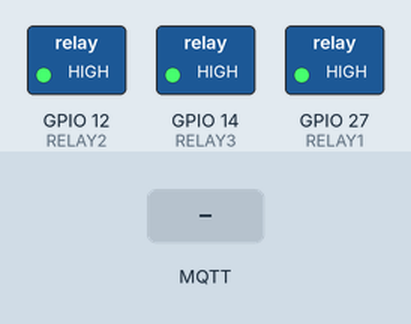
Bench run of a sketch on a simulated ESP32. On the bench: switched loads named in the sketch (green lamp = pin HIGH). The test bench sets the inputs (shaded band). WiFi joins after 1.5 s; servers stay silent unless stated; no MQTT or app messages arrive unless stated; what the sketch prints to the serial monitor is not drawn.

Above: at 3.7 s.
3.8 s: MQTT message "ON" arrives on the first subscribed topic
At 4.1 s:
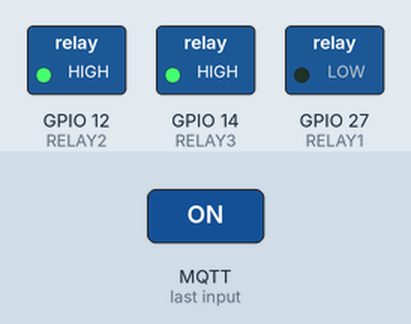
5.3 s: MQTT message "ON" arrives on the second subscribed topic
At 6.5 s:
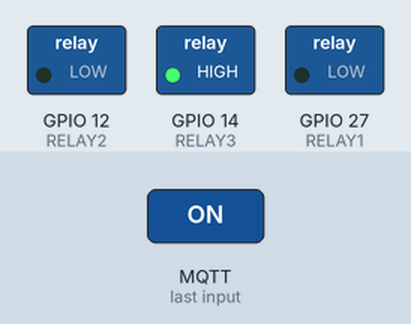
6.8 s: MQTT message "iot/carga1" arrives on the first subscribed topic
At 7.6 s:
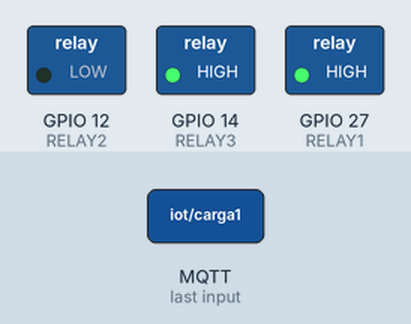
8.3 s: MQTT message "ON" arrives on the third subscribed topic
At 8.8 s:
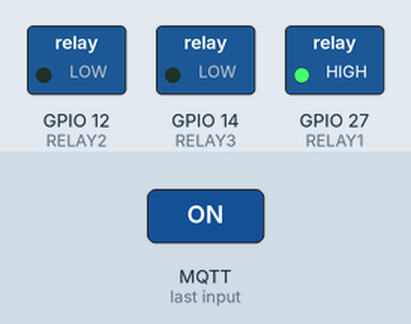
9.8 s: MQTT message "1" arrives on the second subscribed topic
At 11.0 s:
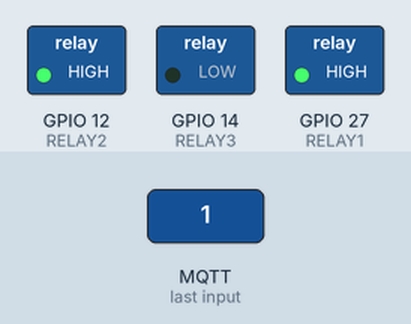
11.3 s: MQTT message "iot/carga1" arrives on the third subscribed topic
At 12.3 s:
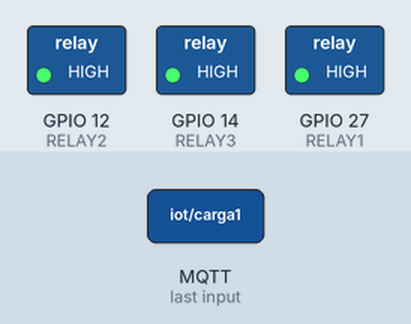
Timing chart, 0 to 13.8 s (numbered marks = the images above; inputs shaded):
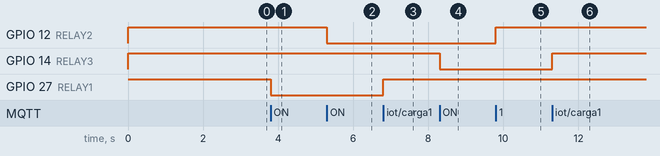

Measured:
- after the input at 3.8 s, GPIO 27 (RELAY1): HIGH → LOW at once
- after the input at 5.3 s, GPIO 12 (RELAY2): HIGH → LOW at once
- after the input at 6.8 s, GPIO 27 (RELAY1): LOW → HIGH at once
- after the input at 8.3 s, GPIO 14 (RELAY3): HIGH → LOW at once
- after the input at 9.8 s, GPIO 12 (RELAY2): LOW → HIGH at once
- after the input at 11.3 s, GPIO 14 (RELAY3): LOW → HIGH at once

The sketch:

projF.ino
```cpp
#include <WiFi.h>
#include <PubSubClient.h>

// Pines de relés
#define RELAY1 27
#define RELAY2 12
#define RELAY3 14

// WiFi
const char* ssid = "galileo";
const char* password = "";

// MQTT
const char* mqtt_server = "galiot.galileo.edu";
const char* mqtt_user = "monair";
const char* mqtt_pass = "MONair2023";

WiFiClient espClient;
PubSubClient client(espClient);

void setup_wifi() {
  delay(1000);
  Serial.println("Conectando a WiFi...");
  WiFi.begin(ssid, password);

  while (WiFi.status() != WL_CONNECTED) {
    delay(500);
    Serial.print(".");
  }

  Serial.println("\nWiFi conectado!");
  Serial.print("IP: ");
  Serial.println(WiFi.localIP());
}

void callback(char* topic, byte* payload, unsigned int length) {
  String message = "";
  for (unsigned int i = 0; i < length; i++) {
    message += (char)payload[i];
  }

  Serial.print("Mensaje recibido [");
  Serial.print(topic);
  Serial.print("]: ");
  Serial.println(message);

  if (String(topic) == "iot/carga1") {
    digitalWrite(RELAY1, message == "ON" ? LOW : HIGH);
    Serial.println("Carga 1 actualizada");
  } else if (String(topic) == "iot/carga2") {
    digitalWrite(RELAY2, message == "ON" ? LOW : HIGH);
    Serial.println("Carga 2 actualizada");
  } else if (String(topic) == "iot/carga3") {
    digitalWrite(RELAY3, message == "ON" ? LOW : HIGH);
    Serial.println("Carga 3 actualizada");
  }
}

void reconnectMQTT() {
  while (!client.connected()) {
    Serial.println("Conectando a MQTT...");
    if (client.connect("ESP32Johan", mqtt_user, mqtt_pass)) {
      Serial.println("¡Conectado a MQTT!");

      client.subscribe("iot/carga1");
      client.subscribe("iot/carga2");
      client.subscribe("iot/carga3");
    } else {
      Serial.print("Fallo, rc=");
      Serial.println(client.state());
      Serial.println("Intentando de nuevo en 1s...");
      delay(1000);
    }
  }
}

void setup() {
  Serial.begin(115200);

  pinMode(RELAY1, OUTPUT);
  pinMode(RELAY2, OUTPUT);
  pinMode(RELAY3, OUTPUT);

  digitalWrite(RELAY1, HIGH);  // Apagado por defecto
  digitalWrite(RELAY2, HIGH);
  digitalWrite(RELAY3, HIGH);

  setup_wifi();

  client.setServer(mqtt_server, 1883);
  client.setCallback(callback);
}

void loop() {
  if (!client.connected()) {
    reconnectMQTT();
  }
  client.loop();
}
```
